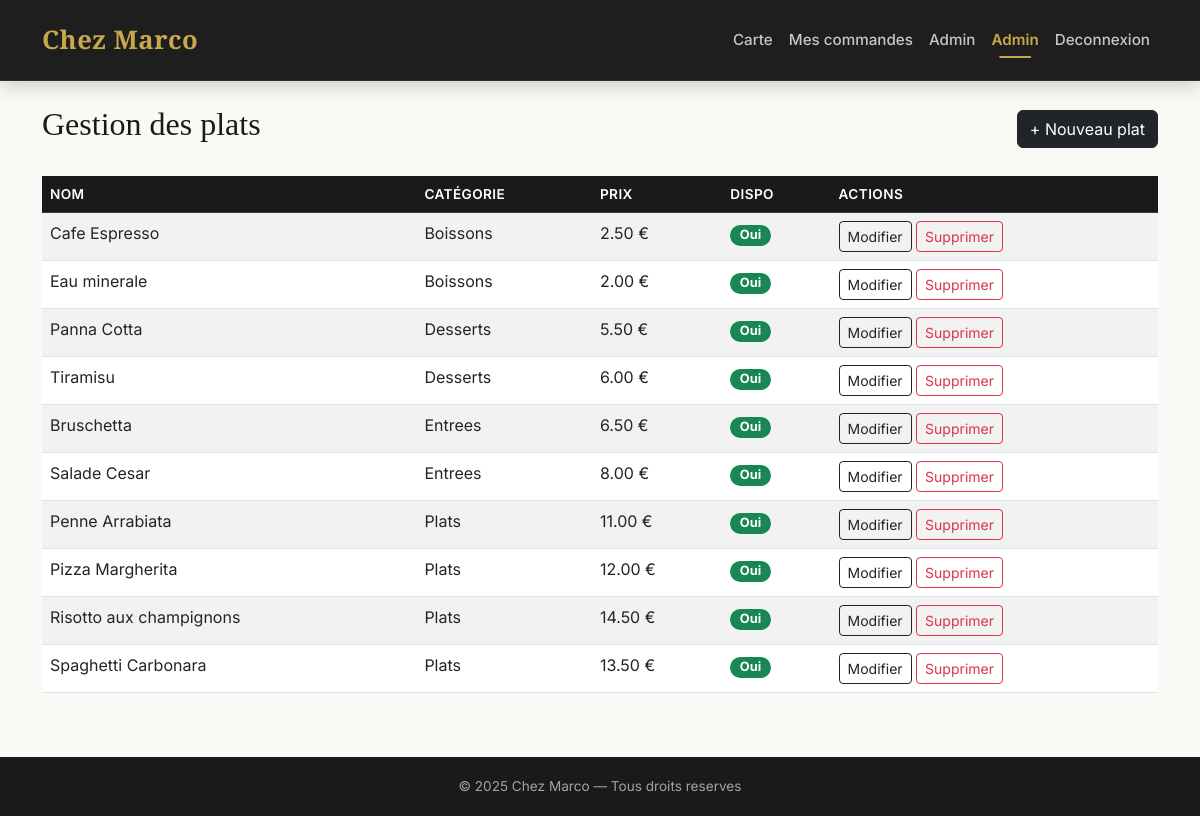
Screenshot of /?action=plats_admin (signed in) with the database file from the repository.
### tables this page shows
CREATE TABLE plats (
    id           INT AUTO_INCREMENT PRIMARY KEY,
    nom          VARCHAR(150)  NOT NULL,
    description  TEXT,
    prix         DECIMAL(6,2)  NOT NULL,
    disponible   TINYINT(1)    NOT NULL DEFAULT 1,
    image_url    VARCHAR(255),
    categorie_id INT           NOT NULL,
    FOREIGN KEY (categorie_id) REFERENCES categories(id) ON DELETE RESTRICT,
    INDEX idx_plats_categorie (categorie_id)
);

CREATE TABLE categories (
    id          INT AUTO_INCREMENT PRIMARY KEY,
    nom         VARCHAR(100) NOT NULL,
    description TEXT
);

### controllers/PlatController.php (called while the page is built, shortened)
<?php
require_once 'models/Plat.php';
class PlatController {
    private Plat $platModel;
    public function __construct(PDO $pdo) {
        $this->platModel = new Plat($pdo);
    }
    public function adminIndex(): void {
        $plats = $this->platModel->getAll();
        require 'views/plats/admin_index.php';
    }
}

### models/Plat.php (called while the page is built, shortened)
<?php
class Plat {
    private PDO $pdo;
    public function __construct(PDO $pdo) { $this->pdo = $pdo; }
    public function getAll(): array {
        return $this->pdo->query(
            'SELECT p.*, c.nom AS categorie_nom
             FROM plats p
             JOIN categories c ON p.categorie_id = c.id
             ORDER BY c.nom, p.nom'
        )->fetchAll();
    }
}

### views/plats/admin_index.php (the view)
<?php require 'views/layout/header.php'; ?>
<div class="d-flex justify-content-between align-items-center mb-4">
    <h2>Gestion des plats</h2>
    <a href="<?= BASE_URL ?>?action=plat_create" class="btn btn-dark">+ Nouveau plat</a>
</div>
<table class="table table-striped table-hover">
    <thead class="table-dark">
        <tr><th>Nom</th><th>Catégorie</th><th>Prix</th><th>Dispo</th><th>Actions</th></tr>
    </thead>
    <tbody>
    <?php foreach ($plats as $plat): ?>
        <tr>
            <td><?= htmlspecialchars($plat['nom']) ?></td>
            <td><?= htmlspecialchars($plat['categorie_nom']) ?></td>
            <td><?= number_format($plat['prix'], 2) ?> €</td>
            <td>
                <span class="badge <?= $plat['disponible'] ? 'bg-success' : 'bg-secondary' ?>">
                    <?= $plat['disponible'] ? 'Oui' : 'Non' ?>
                </span>
            </td>
            <td>
                <a href="<?= BASE_URL ?>?action=plat_edit&id=<?= $plat['id'] ?>" class="btn btn-sm btn-outline-dark">Modifier</a>
                <button class="btn btn-sm btn-outline-danger btn-delete"
                        data-href="<?= BASE_URL ?>?action=plat_delete&id=<?= $plat['id'] ?>">Supprimer</button>
            </td>
        </tr>
    <?php endforeach; ?>
    </tbody>
</table>
<?php require 'views/layout/footer.php'; ?>

### public/css/style.css (style rules this page uses)
:root { --color-noir: #1A1A1A; --color-blanc: #FBF9F6; --color-blanc-pur: #FFFFFF; --color-dore: #C9A84C; --color-rouge: #D6303A; --color-gris: #6c757d; --color-gris-clair: #e9e5df; --font-titre: 'Playfair Display', Georgia, serif; --font-corps: 'Inter', system-ui, sans-serif; --radius: 12px; --shadow-card: 0 4px 15px rgba(0, 0, 0, 0.04); --transition: 0.2s ease; }
body { background-color: var(--color-blanc); font-family: var(--font-corps); color: var(--color-noir); min-height: 100vh; display: flex; flex-direction: column; }
h1, h2, h3, h4 { font-family: var(--font-titre); color: var(--color-noir); }
.badge { font-size: 0.8rem; border-radius: 20px; padding: 0.35em 0.75em; }
.table th { background-color: var(--color-noir); color: #fff; font-weight: 600; font-size: 0.85rem; text-transform: uppercase; letter-spacing: 0.03em; }

### rows the page displays
plats: nom "Cafe Espresso", categorie.nom "Boissons", prix "2.50", disponible "Oui"
plats: nom "Eau minerale", categorie.nom "Boissons", prix "2.00", disponible "Oui"
plats: nom "Panna Cotta", categorie.nom "Desserts", prix "5.50", disponible "Oui"
plats: nom "Tiramisu", categorie.nom "Desserts", prix "6.00", disponible "Oui"
plats: nom "Bruschetta", categorie.nom "Entrees", prix "6.50", disponible "Oui"
plats: nom "Salade Cesar", categorie.nom "Entrees", prix "8.00", disponible "Oui"
plats: nom "Penne Arrabiata", categorie.nom "Plats", prix "11.00", disponible "Oui"
plats: nom "Pizza Margherita", categorie.nom "Plats", prix "12.00", disponible "Oui"
plats: nom "Risotto aux champignons", categorie.nom "Plats", prix "14.50", disponible "Oui"
plats: nom "Spaghetti Carbonara", categorie.nom "Plats", prix "13.50", disponible "Oui"

### other values shown
$_SESSION['nom'] "Admin"
